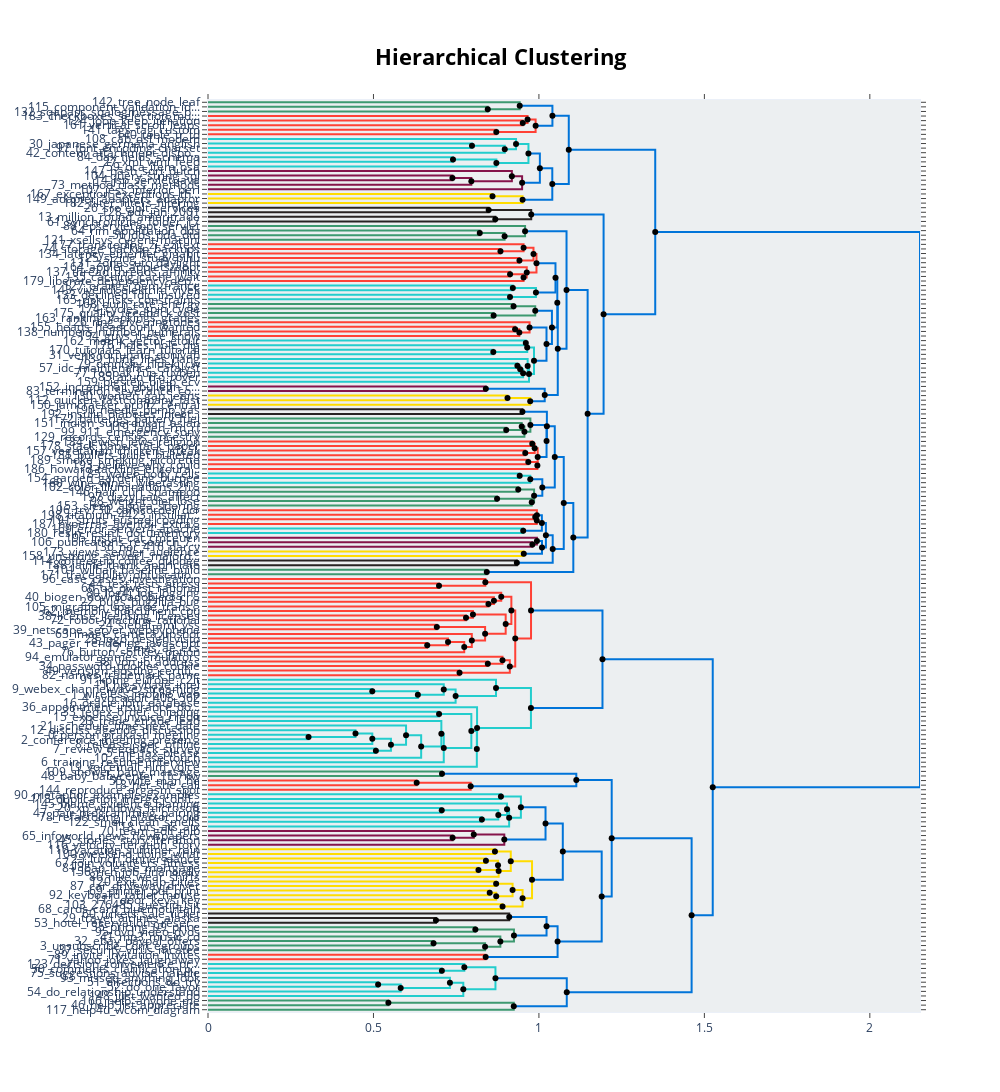

The code cell stored with this chart in its notebook:
### Code cell
topic_model.visualize_hierarchy(hierarchical_topics=hierarchical_topics)
